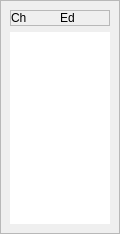
               <widget class="QFrame" name="frame_25">
                <property name="minimumSize">
                 <size>
                  <width>120</width>
                  <height>0</height>
                 </size>
                </property>
                <property name="maximumSize">
                 <size>
                  <width>120</width>
                  <height>16777215</height>
                 </size>
                </property>
                <property name="frameShape">
                 <enum>QFrame::StyledPanel</enum>
                </property>
                <property name="frameShadow">
                 <enum>QFrame::Raised</enum>
                </property>
                <layout class="QVBoxLayout" name="verticalLayout_29">
                 <property name="spacing">
                  <number>6</number>
                 </property>
                 <property name="leftMargin">
                  <number>9</number>
                 </property>
                 <property name="topMargin">
                  <number>9</number>
                 </property>
                 <property name="rightMargin">
                  <number>9</number>
                 </property>
                 <property name="bottomMargin">
                  <number>9</number>
                 </property>
                 <item>
                  <widget class="QFrame" name="frame_26">
                   <property name="frameShape">
                    <enum>QFrame::StyledPanel</enum>
                   </property>
                   <property name="frameShadow">
                    <enum>QFrame::Raised</enum>
                   </property>
                   <layout class="QHBoxLayout" name="horizontalLayout_14">
                    <property name="spacing">
                     <number>0</number>
                    </property>
                    <property name="leftMargin">
                     <number>0</number>
                    </property>
                    <property name="topMargin">
                     <number>0</number>
                    </property>
                    <property name="rightMargin">
                     <number>0</number>
                    </property>
                    <property name="bottomMargin">
                     <number>0</number>
                    </property>
                    <item>
                     <widget class="QLabel" name="label_18">
                      <property name="text">
                       <string>Ch</string>
                      </property>
                     </widget>
                    </item>
                    <item>
                     <widget class="QLabel" name="label_19">
                      <property name="text">
                       <string>Ed</string>
                      </property>
                     </widget>
                    </item>
                   </layout>
                  </widget>
                 </item>
                 <item>
                  <widget class="QListWidget" name="add_exercises_sections_listwidget">
                   <property name="frameShape">
                    <enum>QFrame::NoFrame</enum>
                   </property>
                  </widget>
                 </item>
                </layout>
               </widget>
